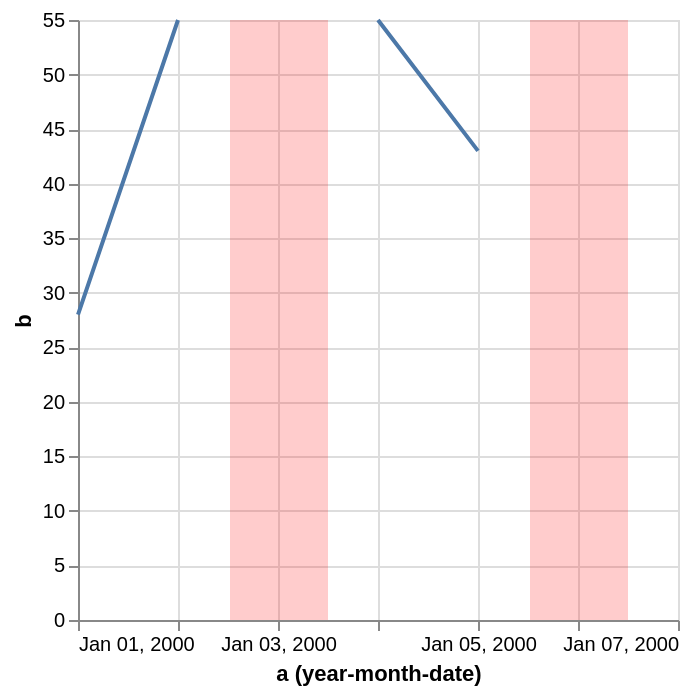

The Vega-Lite source for this figure:
### Vega-Lite specification from a JSON file in a GitHub repository (floating-point values rounded to 4 significant figures)
{"$schema": "https://vega.github.io/schema/vega-lite/v6.json", "width": 300, "description": "A rect marking the gaps in a series, drawn over the missing point rather than after it.", "data": {"values": [{"a": "Jan 1, 2000", "b": 28}, {"a": "Jan 2, 2000", "b": 55}, {"a": "Jan 3, 2000", "b": null}, {"a": "Jan 4, 2000", "b": 55}, {"a": "Jan 5, 2000", "b": 43}, {"a": "Jan 6, 2000", "b": null}, {"a": "Jan 7, 2000", "b": 55}]}, "layer": [{"mark": "line", "encoding": {"x": {"timeUnit": "yearmonthdate", "field": "a", "type": "temporal"}, "y": {"field": "b", "type": "quantitative"}}}, {"transform": [{"filter": "datum.b === null"}], "mark": {"type": "bar", "color": "red", "opacity": 0.2}, "encoding": {"x": {"timeUnit": "yearmonthdate", "field": "a", "type": "temporal", "bandPosition": 0}}}]}
